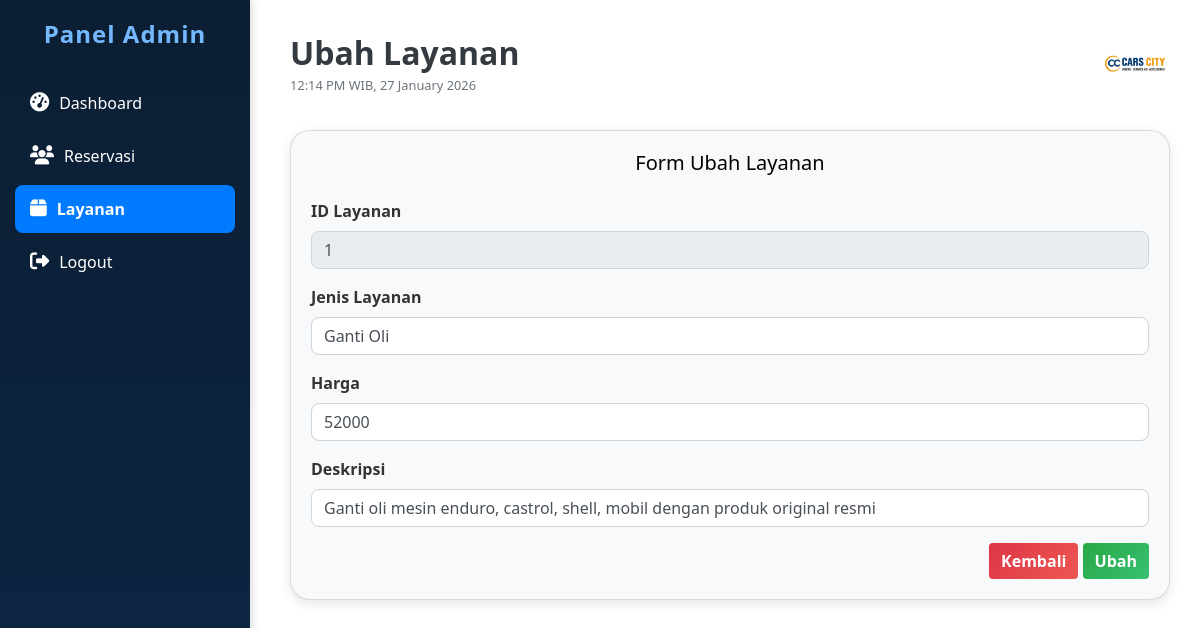
The app's page /layanan/layananubah.php?id_layanan=1 with its own data.
### tables this page shows
CREATE TABLE `layanan` (
  `id_layanan` varchar(10) NOT NULL,
  `jenis_layanan` varchar(20) DEFAULT NULL,
  `harga` varchar(20) DEFAULT NULL,
  `deskripsi` text NOT NULL
);

### layanan/layananubah.php (the view, shortened to what this page needs)
<?php
include '../koneksi.php';
$id_layanan = $_GET['id_layanan'];
$stmt = $conn->prepare("SELECT * FROM layanan WHERE id_layanan = ?");
$stmt->bind_param("s", $id_layanan);
$stmt->execute();
$result = $stmt->get_result();
$data = $result->fetch_assoc();
?>
<!DOCTYPE html>
<html lang="en">
<head>
  <link rel="stylesheet" href="https://stackpath.bootstrapcdn.com/bootstrap/4.5.2/css/bootstrap.min.css">
  <link rel="stylesheet" href="https://cdnjs.cloudflare.com/ajax/libs/font-awesome/6.5.1/css/all.min.css">
</head>
<body>
  <div class="sidebar">
    <h4>Panel Admin</h4>
            <a href="../dashboard_adm.php" ><i class="fas fa-tachometer-alt"></i><span>Dashboard</span></a>
            <a href="../reservasi/reservasilihat.php" ><i class="fas fa-users"></i><span>Reservasi</span></a>
            <a href="../layanan/layananlihat.php"class="active"><i class="fas fa-box"></i><span>Layanan</span></a>
            <a href="?logout=true&csrf=<?= htmlspecialchars($_SESSION['csrf_token']) ?>" class="login-btn" onclick="return confirm('Yakin ingin logout?')"><i class="fas fa-sign-out-alt"></i>Logout</a>
  </div>
  <div class="main">
    <div class="dashboard-header">
      <div>
        <h2 class="text-dark font-weight-bold mb-0">Ubah Layanan</h2>
        <small class="text-muted"><?= date('H:i A \W\I\B, d F Y') ?></small>
      </div>
      <img src="../images/logo.png" alt="Logo" height="70">
    </div>
    <div class="card">
      <h5 class="mb-4 text-center">Form Ubah Layanan</h5>
      <form action="" method="post">
        <div class="form-group">
          <label for="id_layanan">ID Layanan</label>
          <input type="text" name="id_layanan" id="id_layanan" class="form-control" value="<?php echo htmlspecialchars($data['id_layanan']); ?>" readonly>
        </div>
        <div class="form-group">
          <label for="jenis_layanan">Jenis Layanan</label>
          <input type="text" name="jenis_layanan" id="jenis_layanan" class="form-control" placeholder="Masukkan Nama Lengkap" value="<?php echo htmlspecialchars($data['jenis_layanan']); ?>">
        </div>
        <div class="form-group">
          <label for="harga">Harga</label>
          <input type="number" name="harga" id="harga" class="form-control" placeholder="Masukkan Harga" value="<?php echo htmlspecialchars($data['harga']); ?>">
        </div>
        <div class="form-group">
          <label for="harga">Deskripsi</label>
          <input type="text" name="deskripsi" id="deskripsi" class="form-control" placeholder="Masukkan Deskripsi" value="<?php echo htmlspecialchars($data['deskripsi']); ?>">
        </div>
        <div class="text-right">
          <a href="layananlihat.php" class="btn btn-danger">Kembali</a>
          <input type="submit" name="proses" value="Ubah" class="btn btn-success">
        </div>
      </form>
    </div>
  </div>
</body>
</html>

### layanan/layananubah.php (style rules this page uses)
body { background-color: #ffffff; font-family: 'Segoe UI', sans-serif; color: #000; margin: 0; overflow-x: hidden; }
.sidebar { height: 100vh; background: linear-gradient(180deg, #0b1e33, #0d2744); color: #fff; padding: 20px 15px; position: fixed; width: 250px; top: 0; left: 0; box-shadow: 2px 0 8px rgba(0, 0, 0, 0.15); transition: width 0.3s ease; z-index: 1000; }
.sidebar h4 { font-size: 1.5rem; font-weight: 600; margin-bottom: 30px; text-align: center; letter-spacing: 1px; color: #74b9ff; }
.sidebar a { color: #fff; display: flex; align-items: center; padding: 12px 15px; margin: 5px 0; text-decoration: none; font-size: 1rem; border-radius: 8px; transition: all 0.3s ease; }
.sidebar a i { margin-right: 10px; font-size: 1.2rem; }
.sidebar a.active { background-color: #007bff; color: #fff; font-weight: 600; }
.main { margin-left: 260px; padding: 30px; transition: margin-left 0.3s ease; }
.dashboard-header { display: flex; justify-content: space-between; align-items: center; margin-bottom: 30px; }
.card { background-color: #f8f9fa; border-radius: 20px; padding: 20px; box-shadow: 0 4px 12px rgba(0, 0, 0, 0.1); }
.btn-success { background: linear-gradient(135deg, #28a745, #38c172); border: none; font-weight: 600; }
.btn-danger { background: linear-gradient(135deg, #dc3545, #ef5753); border: none; font-weight: 600; }
.form-group label { font-weight: 600; color: #333; }
.form-control { border-radius: 8px; border: 1px solid #ced4da; }

### records on screen
layanan: id_layanan "1", jenis_layanan "Ganti Oli", harga "52000", deskripsi "Ganti oli mesin enduro, castrol, shell, mobil dengan produk original resmi"
